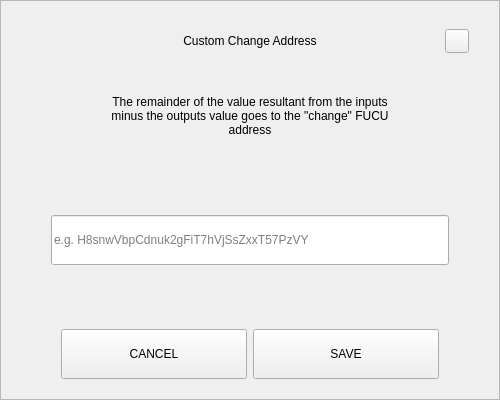
<?xml version="1.0" encoding="UTF-8"?>
<ui version="4.0">
 <class>SendChangeAddressDialog</class>
 <widget class="QDialog" name="SendChangeAddressDialog">
  <property name="geometry">
   <rect>
    <x>0</x>
    <y>0</y>
    <width>500</width>
    <height>400</height>
   </rect>
  </property>
  <property name="windowTitle">
   <string>Dialog</string>
  </property>
  <layout class="QVBoxLayout" name="verticalLayout">
   <property name="spacing">
    <number>0</number>
   </property>
   <property name="leftMargin">
    <number>0</number>
   </property>
   <property name="topMargin">
    <number>0</number>
   </property>
   <property name="rightMargin">
    <number>0</number>
   </property>
   <property name="bottomMargin">
    <number>0</number>
   </property>
   <item>
    <widget class="QFrame" name="frame">
     <property name="styleSheet">
      <string notr="true"/>
     </property>
     <property name="frameShape">
      <enum>QFrame::StyledPanel</enum>
     </property>
     <property name="frameShadow">
      <enum>QFrame::Raised</enum>
     </property>
     <layout class="QVBoxLayout" name="verticalLayout_2" stretch="0,0,0,0,0,0,0">
      <property name="spacing">
       <number>0</number>
      </property>
      <property name="leftMargin">
       <number>30</number>
      </property>
      <property name="topMargin">
       <number>20</number>
      </property>
      <property name="rightMargin">
       <number>30</number>
      </property>
      <property name="bottomMargin">
       <number>20</number>
      </property>
      <item>
       <layout class="QHBoxLayout" name="horizontalLayout_3">
        <property name="spacing">
         <number>0</number>
        </property>
        <item>
         <spacer name="horizontalSpacer_2">
          <property name="orientation">
           <enum>Qt::Horizontal</enum>
          </property>
          <property name="sizeHint" stdset="0">
           <size>
            <width>40</width>
            <height>20</height>
           </size>
          </property>
         </spacer>
        </item>
        <item>
         <widget class="QLabel" name="labelTitle">
          <property name="minimumSize">
           <size>
            <width>0</width>
            <height>40</height>
           </size>
          </property>
          <property name="maximumSize">
           <size>
            <width>16777215</width>
            <height>40</height>
           </size>
          </property>
          <property name="styleSheet">
           <string notr="true">padding-left:24px;</string>
          </property>
          <property name="text">
           <string>Custom Change Address</string>
          </property>
          <property name="alignment">
           <set>Qt::AlignCenter</set>
          </property>
          <property name="margin">
           <number>7</number>
          </property>
         </widget>
        </item>
        <item>
         <spacer name="horizontalSpacer">
          <property name="orientation">
           <enum>Qt::Horizontal</enum>
          </property>
          <property name="sizeHint" stdset="0">
           <size>
            <width>40</width>
            <height>20</height>
           </size>
          </property>
         </spacer>
        </item>
        <item>
         <widget class="QPushButton" name="btnEsc">
          <property name="minimumSize">
           <size>
            <width>24</width>
            <height>24</height>
           </size>
          </property>
          <property name="maximumSize">
           <size>
            <width>24</width>
            <height>24</height>
           </size>
          </property>
          <property name="focusPolicy">
           <enum>Qt::NoFocus</enum>
          </property>
          <property name="text">
           <string/>
          </property>
         </widget>
        </item>
       </layout>
      </item>
      <item>
       <spacer name="verticalSpacer_2">
        <property name="orientation">
         <enum>Qt::Vertical</enum>
        </property>
        <property name="sizeType">
         <enum>QSizePolicy::Fixed</enum>
        </property>
        <property name="sizeHint" stdset="0">
         <size>
          <width>20</width>
          <height>20</height>
         </size>
        </property>
       </spacer>
      </item>
      <item alignment="Qt::AlignHCenter">
       <widget class="QLabel" name="labelMessage">
        <property name="minimumSize">
         <size>
          <width>0</width>
          <height>70</height>
         </size>
        </property>
        <property name="text">
         <string>The remainder of the value resultant from the inputs minus the outputs value goes to the &quot;change&quot; FUCU address</string>
        </property>
        <property name="alignment">
         <set>Qt::AlignCenter</set>
        </property>
        <property name="wordWrap">
         <bool>true</bool>
        </property>
       </widget>
      </item>
      <item>
       <spacer name="verticalSpacer_3">
        <property name="orientation">
         <enum>Qt::Vertical</enum>
        </property>
        <property name="sizeHint" stdset="0">
         <size>
          <width>20</width>
          <height>40</height>
         </size>
        </property>
       </spacer>
      </item>
      <item>
       <layout class="QHBoxLayout" name="horizontalLayout_2">
        <property name="spacing">
         <number>0</number>
        </property>
        <property name="leftMargin">
         <number>20</number>
        </property>
        <property name="rightMargin">
         <number>20</number>
        </property>
        <item>
         <widget class="QLineEdit" name="lineEditAddress">
          <property name="minimumSize">
           <size>
            <width>0</width>
            <height>50</height>
           </size>
          </property>
          <property name="placeholderText">
           <string notr="true">e.g. H8snwVbpCdnuk2gFiT7hVjSsZxxT57PzVY</string>
          </property>
         </widget>
        </item>
       </layout>
      </item>
      <item>
       <spacer name="verticalSpacer">
        <property name="orientation">
         <enum>Qt::Vertical</enum>
        </property>
        <property name="sizeHint" stdset="0">
         <size>
          <width>20</width>
          <height>40</height>
         </size>
        </property>
       </spacer>
      </item>
      <item>
       <layout class="QHBoxLayout" name="horizontalLayout" stretch="2,2">
        <property name="spacing">
         <number>6</number>
        </property>
        <property name="leftMargin">
         <number>30</number>
        </property>
        <property name="rightMargin">
         <number>30</number>
        </property>
        <item>
         <widget class="QPushButton" name="btnCancel">
          <property name="minimumSize">
           <size>
            <width>180</width>
            <height>50</height>
           </size>
          </property>
          <property name="focusPolicy">
           <enum>Qt::NoFocus</enum>
          </property>
          <property name="text">
           <string>CANCEL</string>
          </property>
         </widget>
        </item>
        <item>
         <widget class="QPushButton" name="btnSave">
          <property name="minimumSize">
           <size>
            <width>180</width>
            <height>50</height>
           </size>
          </property>
          <property name="focusPolicy">
           <enum>Qt::NoFocus</enum>
          </property>
          <property name="text">
           <string>SAVE</string>
          </property>
         </widget>
        </item>
       </layout>
      </item>
     </layout>
    </widget>
   </item>
  </layout>
 </widget>
 <resources/>
 <connections/>
</ui>
